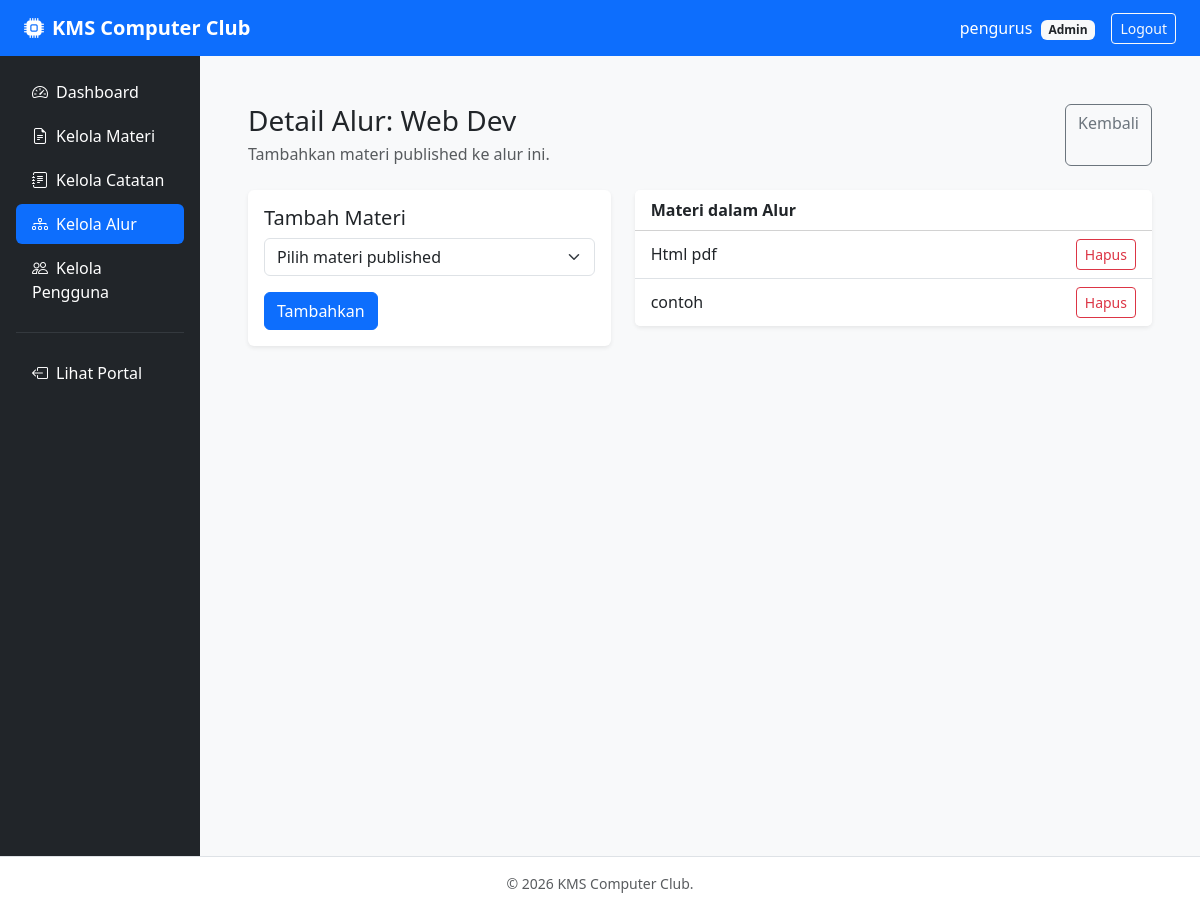
The page /admin/detail_alur.php?id=4 (signed in) on the database its author committed.
### tables this page shows
CREATE TABLE `alur_pembelajaran` (
  `id_alur` int(11) NOT NULL,
  `id_user` int(11) NOT NULL,
  `nama_alur` varchar(255) NOT NULL,
  `tingkat_level` varchar(50) DEFAULT NULL,
  `status` enum('Draft','Published') DEFAULT 'Draft',
  `tgl_dibuat` date NOT NULL
);

CREATE TABLE `detail_alur` (
  `id_detail` int(11) NOT NULL,
  `id_alur` int(11) NOT NULL,
  `id_arsip` int(11) NOT NULL
);

CREATE TABLE `arsip_materi` (
  `id_arsip` int(11) NOT NULL,
  `id_user` int(11) NOT NULL,
  `id_approver` int(11) DEFAULT NULL,
  `judul_dokumen` varchar(255) NOT NULL,
  `deskripsi` text DEFAULT NULL,
  `kategori` varchar(100) DEFAULT NULL,
  `file_path` varchar(255) DEFAULT NULL,
  `file_media` varchar(255) DEFAULT NULL,
  `link_tautan` varchar(255) DEFAULT NULL,
  `tags` varchar(255) DEFAULT NULL,
  `status` enum('Pending','Published','Rejected') DEFAULT 'Pending',
  `alasan_reject` text DEFAULT NULL,
  `tgl_unggah` date NOT NULL
);

### admin/detail_alur.php (the view, shortened to what this page needs)
<?php
require_once '../config/koneksi.php';
$id = (int)($_GET['id'] ?? 0);
$stmt = $conn->prepare('SELECT * FROM ALUR_PEMBELAJARAN WHERE id_alur = ?');
$stmt->execute([$id]);
$alur = $stmt->fetch();
$selected = $conn->prepare(
    'SELECT d.id_detail, a.judul_dokumen, a.kategori
     FROM DETAIL_ALUR d
     JOIN ARSIP_MATERI a ON a.id_arsip = d.id_arsip
     WHERE d.id_alur = ?'
);
$selected->execute([$id]);
$selected = $selected->fetchAll();
include '../includes/header.php';
include '../includes/sidebar.php';
?>
<div class="d-flex justify-content-between mb-4">
    <div>
        <h1 class="h3 mb-1">Detail Alur: <?= htmlspecialchars($alur['nama_alur']) ?></h1>
        <p class="text-muted mb-0">Tambahkan materi published ke alur ini.</p>
    </div>
    <a class="btn btn-outline-secondary" href="kelola_alur.php">Kembali</a>
</div>
<div class="row g-4">
    <div class="col-lg-5">
        <div class="card border-0 shadow-sm">
            <div class="card-body">
                <h2 class="h5">Tambah Materi</h2>
                <form method="post" action="proses_alur.php?action=add_detail">
                    <select class="form-select mb-3" name="id_arsip" required>
                        <option value="">Pilih materi published</option>
                    </select>
                    <button class="btn btn-primary">Tambahkan</button>
                </form>
            </div>
        </div>
    </div>
    <div class="col-lg-7">
        <div class="card border-0 shadow-sm">
            <div class="card-header bg-white fw-semibold">Materi dalam Alur</div>
            <ul class="list-group list-group-flush">
                <?php foreach ($selected as $m): ?>
                    <li class="list-group-item d-flex justify-content-between align-items-center">
                        <?= htmlspecialchars($m['judul_dokumen']) ?>
                        <a class="btn btn-sm btn-outline-danger" href="proses_alur.php?action=remove_detail&id_detail=<?= $m['id_detail'] ?>">Hapus</a>
                    </li>
                <?php endforeach; ?>
            </ul>
        </div>
    </div>
</div>
<?php include '../includes/footer.php'; ?>

### rows shown on the page
alur_pembelajaran: nama_alur "Web Dev"
detail_alur: id_arsip.judul_dokumen "Html pdf"
detail_alur: id_arsip.judul_dokumen "contoh"

### other values the page prints
$_SESSION['nama_lengkap'] "pengurus"
$_SESSION['role'] "Admin"
